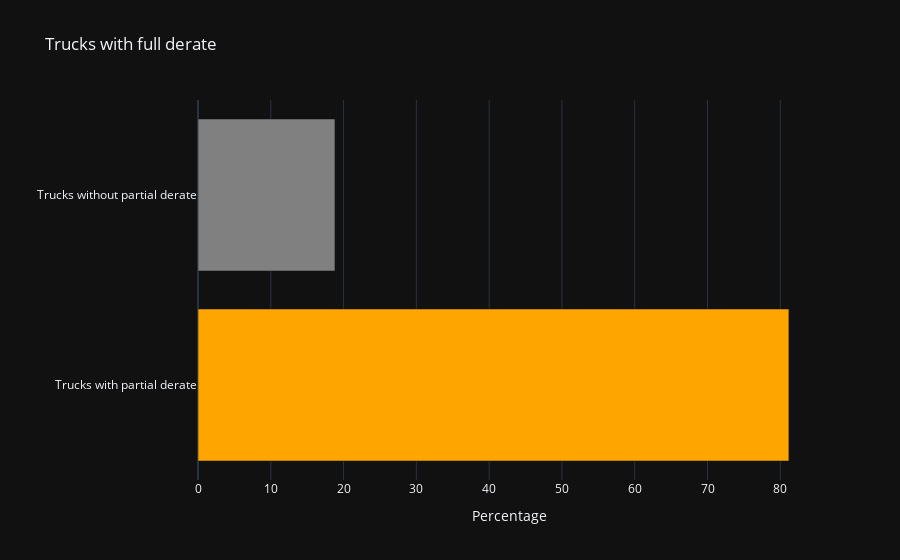

Notebook code for this chart:
### Code cell
import plotly.graph_objs as go

labels = ['Trucks with partial derate', 'Trucks without partial derate']
values = [percentage, 100-percentage]
colors = ['orange', 'gray']

fig = go.Figure(go.Bar(
            x=values,
            y=labels,
            orientation='h',
            marker=dict(
                color=colors,
            )
        ))

fig.update_layout(
    title='Trucks with full derate',
    xaxis_title='Percentage',
    yaxis_title='',
    barmode='stack',
    template='plotly_dark'
)

fig.show()

### Figure 1 — Plotly figure (JSON) as saved in the notebook; plotly's stock layout.template omitted (floating-point values rounded to 4 significant figures)
{"data": [{"marker": {"color": ["orange", "gray"]}, "orientation": "h", "type": "bar", "x": [81.18, 18.82], "y": ["Trucks with partial derate", "Trucks without partial derate"]}], "layout": {"barmode": "stack", "title": {"text": "Trucks with full derate"}, "xaxis": {"title": {"text": "Percentage"}}, "yaxis": {"title": {"text": ""}}}}
